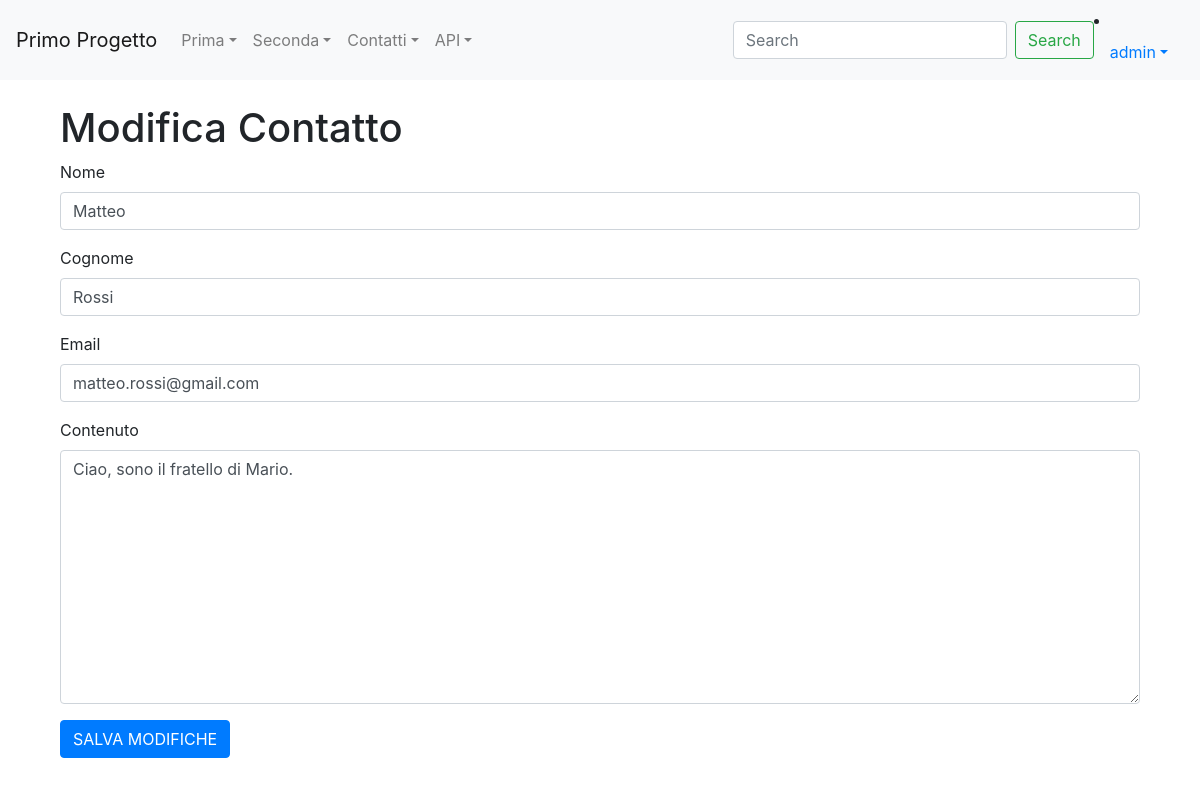
The app's page /forms_app/modifica_contatto/7/ (signed in) with its own data.
### forms_app/models.py (models this page shows)
class Contatto(models.Model):
    nome = models.CharField(max_length=100,blank=True)
    cognome = models.CharField(max_length=100,blank=True)
    email = models.EmailField(max_length=200,blank=True)
    contenuto = models.TextField(blank=True)

### forms_app/views.py (the view)
# urls.py: path('modifica_contatto/<int:pk>/', modifica_contatto, name = 'modifica_contatto'),
@login_required(login_url="/accounts/login")
def modifica_contatto(request, pk):
    contatto = get_object_or_404(Contatto, id=pk)
    if request.method == "GET":
        form = FormContatto(instance=contatto)
    if request.method == "POST":
        form = FormContatto(request.POST, instance=contatto)
        if form.is_valid():
            form.save()
            return redirect('forms_app:lista_contatti')
    context={'form':form, 'contatto': contatto}
    return render(request, 'modifica_contatto.html', context)

### forms_app/forms.py
class FormContatto(forms.ModelForm):
   class Meta:
    model = Contatto
    fields = "__all__"

### forms_app/templates/modifica_contatto.html (shortened to what this page needs)
{% extends "base.html" %}
{%block content %}
{% load crispy_forms_tags %}
<div class = "container">
    <h1>Modifica Contatto</h1>
    <form method ="post">
        {{form |crispy}}
        <input type="submit" class="btn btn-primary" value="SALVA MODIFICHE">
    </form>
</div>
{%endblock content%}

### templates/base.html (shortened to what this page needs)
<!DOCTYPE html>
{% load static %}
<html lang="it">
  <head>
    <link rel="stylesheet" href="https://cdn.jsdelivr.net/npm/bootstrap@4.5.3/dist/css/bootstrap.min.css" />
  </head>
  <body>
    <nav class="navbar navbar-expand-lg navbar-light bg-light">
      <a class="navbar-brand" href="#">Primo Progetto</a>
      <div class="collapse navbar-collapse" id="navbarSupportedContent">
        <ul class="navbar-nav mr-auto">
          <li class="nav-item dropdown">
            <a class="nav-link dropdown-toggle" href="#" id="navbarDropdown" role="button" data-toggle="dropdown" aria-haspopup="true" aria-expanded="false">Prima</a>
          </li>
          <li class="nav-item dropdown">
            <a class="nav-link dropdown-toggle" href="#" id="navbarDropdown" role="button" data-toggle="dropdown" aria-haspopup="true" aria-expanded="false">Seconda</a>
          </li>
          <li class="nav-item dropdown">
            <a class="nav-link dropdown-toggle" href="#" id="navbarDropdown" role="button" data-toggle="dropdown" aria-haspopup="true" aria-expanded="false">Contatti</a>
          </li>
          <li class="nav-item dropdown">
            <a class="nav-link dropdown-toggle" href="#" id="navbarDropdown" role="button" data-toggle="dropdown" aria-haspopup="true" aria-expanded="false">API</a>
          </li>
        </ul>
        <form class="form-inline my-2 my-lg-0">
          <input class="form-control mr-sm-2" type="search" placeholder="Search" aria-label="Search" />
          <button class="btn btn-outline-success my-2 my-sm-0" type="submit">Search</button>
        </form>
        {% if request.user.is_authenticated %}
        <li class="nav-item dropdown">
          <a class="nav-link dropdown-toggle" href="#" id="navbarDropdown" role="button" data-toggle="dropdown" aria-haspopup="true" aria-expanded="false">{{ request.user.username }}</a>
        </li>
      {% else %}
        <li class="nav-item">
          <a class="nav-link" href="{% url 'login' %}">Login</a>
        </li>
      {% endif %}
      </div>
    </nav>
    <div class="container my-4">
      {% block content %}
      {% endblock %}
    </div>
    <link rel="stylesheet" href="https://cdnjs.cloudflare.com/ajax/libs/font-awesome/5.15.4/css/all.min.css">
  </body>
</html>

### records on screen
Contatto: nome "Matteo", cognome "Rossi", email "matteo.rossi@gmail.com", contenuto "Ciao, sono il fratello di Mario."

### other values on screen
{{ request.user.username }} "admin"
